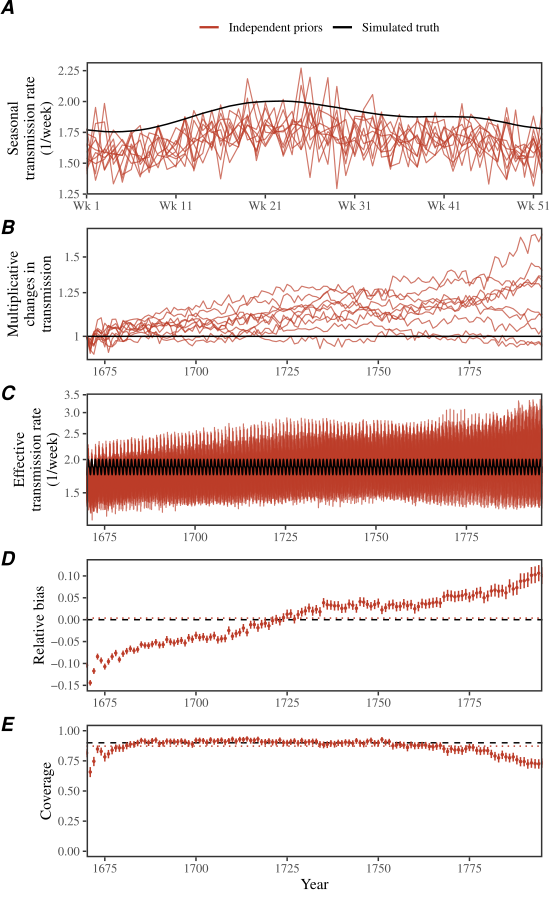

Reproduce this figure in R.
library(dplyr)
library(ggplot2); theme_set(theme_bw(base_family = "Times"))
library(egg)
source("../R/colors.R")

simulation_env <- new.env()
load("../simulate/simulate_rep_nochange_stoch.rda", envir=simulation_env)
simulations <- simulation_env$simulate_rep_nochange_stoch

get_summary <- function(dd, variable, time, true, trans=identity) {
  dd <- dd[match(paste0(variable, "[", seq_along(true), "]"), dd$variable), ]
  stopifnot(!anyNA(dd$variable))
  data.frame(
    time, true=true,
    est=trans(dd$median), lwr=trans(dd$q5), upr=trans(dd$q95)
  )
}

fitdata <- lapply(seq_along(simulations), function(i) {
  message("Stochastic simulation: replicate ", i)
  sim <- simulations[[i]]
  dat <- sim[[1]]
  year <- dat$year+1669
  week <- dat$week

  # Retain summaries only, rather than all ten large fit objects.
  fit_env <- new.env()
  load(paste0("../stanfit_sir_default_rep_nc_stoch/",
              "stanfit_sir_default_rep_nc_stoch", i, ".rda"),
       envir=fit_env)
  dd <- fit_env[[paste0("summary_sir_default_laplace_rep_nc_stoch", i)]]
  stopifnot(!is.null(dd))

  bind_rows(
    beta=get_summary(dd, "logbeta", data.frame(x=seq_along(sim$logbeta)),
                     exp(sim$logbeta), exp),
    epsilon=get_summary(dd, "epsilon", data.frame(x=unique(year)),
                        exp(sim$epsilon), exp),
    beff=get_summary(dd, "beta_eff", data.frame(x=year+week/52, year=year),
                     exp(sim$logbeta[week]+sim$epsilon[dat$year])),
    .id="parameter"
  ) %>%
    mutate(fit=i)
}) %>%
  bind_rows()

truedata <- fitdata %>%
  distinct(parameter, x, true)

coverdata <- fitdata %>%
  filter(parameter=="beff") %>%
  mutate(bias=(est-true)/true, covered=lwr <= true & true <= upr) %>%
  group_by(year) %>%
  summarize(
    bias_lwr=t.test(bias)$conf.int[1],
    bias_upr=t.test(bias)$conf.int[2],
    bias=mean(bias),
    coverage=mean(covered),
    n=n(),
    lwr=binom.test(sum(covered), n)$conf.int[1],
    upr=binom.test(sum(covered), n)$conf.int[2],
    .groups="drop"
  )

covermean <- coverdata %>%
  summarize(bias=mean(bias), coverage=mean(coverage))

cols <- c("Independent priors"=colors_default[1], "Simulated truth"="black")

common <- list(
  scale_color_manual("", values=cols),
  theme(
    panel.grid=element_blank(),
    panel.border=element_rect(linewidth=1),
    axis.title.x=element_blank(),
    legend.position="none"
  )
)

plot_fit <- function(parameter_name) {
  ggplot(filter(fitdata, parameter==parameter_name)) +
    geom_line(aes(x, est, group=fit, col="Independent priors"),
              linewidth=0.4, alpha=0.7) +
    geom_line(data=filter(truedata, parameter==parameter_name),
              aes(x, true, col="Simulated truth"), linewidth=0.5) +
    common
}

g1 <- plot_fit("beta") +
  scale_x_continuous("Week of year", expand=c(0, 0),
                     breaks=c(1, 11, 21, 31, 41, 51),
                     labels=c("Wk 1", "Wk 11", "Wk 21", "Wk 31", "Wk 41", "Wk 51")) +
  scale_y_continuous("Seasonal\ntransmission rate\n(1/week)") +
  guides(color=guide_legend(override.aes=list(alpha=1, linewidth=0.8))) +
  theme(legend.position="top")

g2 <- plot_fit("epsilon") +
  scale_x_continuous("Year", expand=c(0, 0)) +
  scale_y_log10("Multiplicative\nchanges in\ntransmission",
                breaks=c(0.125, 0.25, 0.5, 0.75, 1, 1.25, 1.5, 2, 4, 8, 16),
                labels=c("1/8", "1/4", "1/2", "3/4", "1", "1.25", "1.5", "2", "4", "8", "16"))

g3 <- plot_fit("beff") +
  scale_x_continuous("Year", expand=c(0, 0)) +
  scale_y_log10("Effective\ntransmission rate\n(1/week)")

g4 <- ggplot(coverdata) +
  geom_hline(yintercept=0, lty=2) +
  geom_hline(data=covermean, aes(yintercept=bias, col="Independent priors"), lty=3) +
  geom_errorbar(aes(year, ymin=bias_lwr, ymax=bias_upr, col="Independent priors"), width=0) +
  geom_point(aes(year, bias, col="Independent priors"), size=0.5) +
  scale_x_continuous("Year", expand=c(0, 0)) +
  scale_y_continuous("Relative bias") +
  common

g5 <- ggplot(coverdata) +
  geom_hline(yintercept=0.9, lty=2) +
  geom_hline(data=covermean, aes(yintercept=coverage, col="Independent priors"), lty=3) +
  geom_errorbar(aes(year, ymin=lwr, ymax=upr, col="Independent priors"), width=0) +
  geom_point(aes(year, coverage, col="Independent priors"), size=0.5) +
  scale_x_continuous("Year", expand=c(0, 0)) +
  scale_y_continuous("Coverage", limits=c(0, 1)) +
  common +
  theme(axis.title.x=element_text())

gcomb <- ggarrange(g1, g2, g3, g4, g5, ncol=1, labels=c("A", "B", "C", "D", "E"))

ggsave("figure_stanfit_rep_stoch.pdf", gcomb, width=5.5, height=9)
